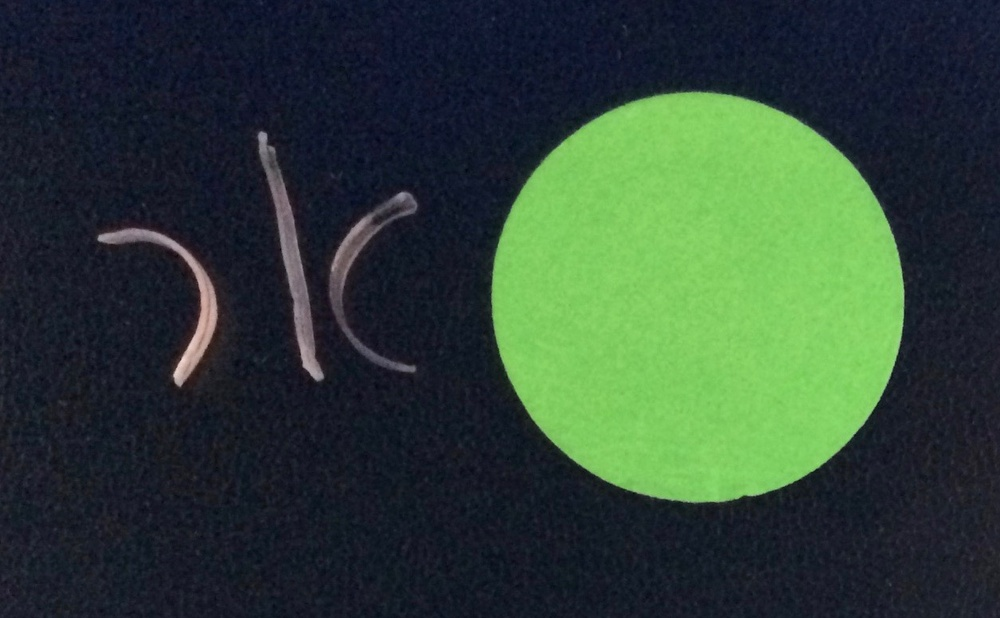
#> input picture data/small_r_05_340_2_E35_A5.jpg, 1000 x 618 px, shrunk from 1256 x 776 before the run, found by its file name
$ jupyter execute Radius_of_Curvature.ipynb   (shell and % lines are left out)   (older library calls are emulated)
#> lines starting #> are read from the running program, lines starting #| are printed output that depends on the picture; after the words box and inside, x2 and y2 are one past the last pixel; in counts of white or black regions, pixels touching at a corner belong together
# Getting Radius of Curvature from Images

[cell 1]
import cv2
import numpy as np
from matplotlib import pyplot as plt
import os
from scipy.optimize import curve_fit
from scipy      import optimize
import seaborn as sns
import pandas
from scipy import integrate
import imutils
from imutils import perspective
from imutils import contours

sns.set_context('notebook',font_scale=1.5)
sns.set_style(style='whitegrid')

[cell 2]
def extract_radius_of_curvature(image_path):
    # Load an color image in grayscale
    img = cv2.imread(image_path,0)
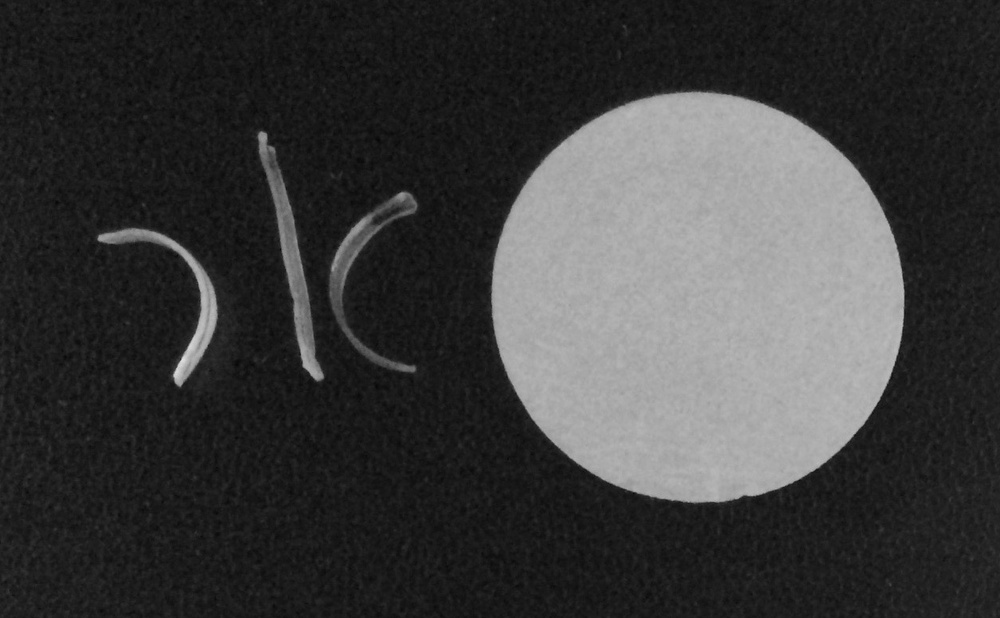
#> img: shape (618, 1000); min 5, max 228, mean 59.6
    # Blur image
    blurred = cv2.GaussianBlur(img, (5,5), 0)
    # Detect Edges
    edges = cv2.Canny(blurred,30,100)
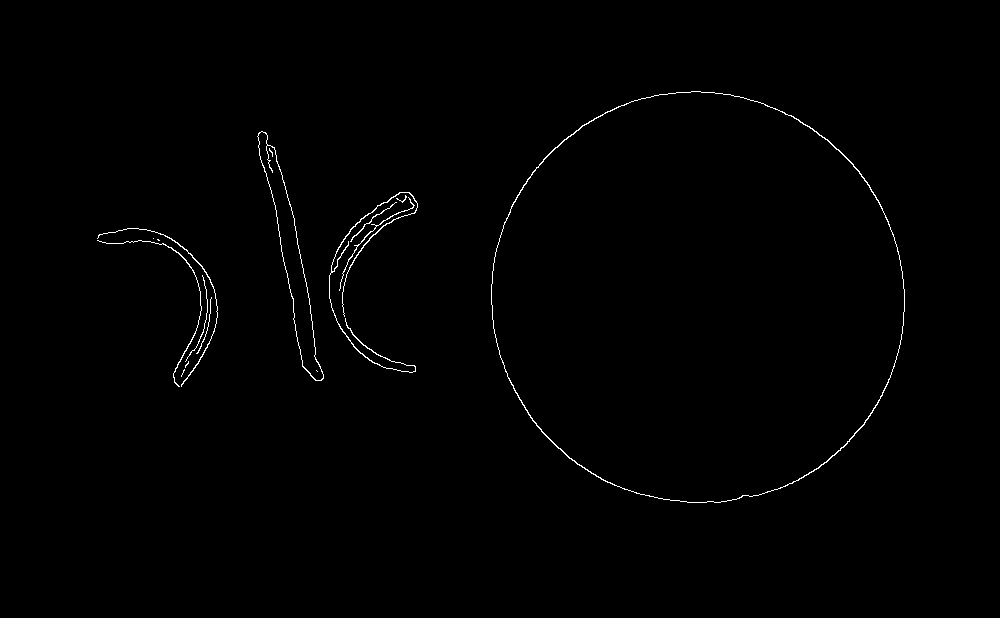
#> edges: shape (618, 1000); 0.62% white in thin lines or dots, all inside (x1, y1, x2, y2) = (97, 91, 905, 503)
    edges = cv2.dilate(edges, None, iterations=1)
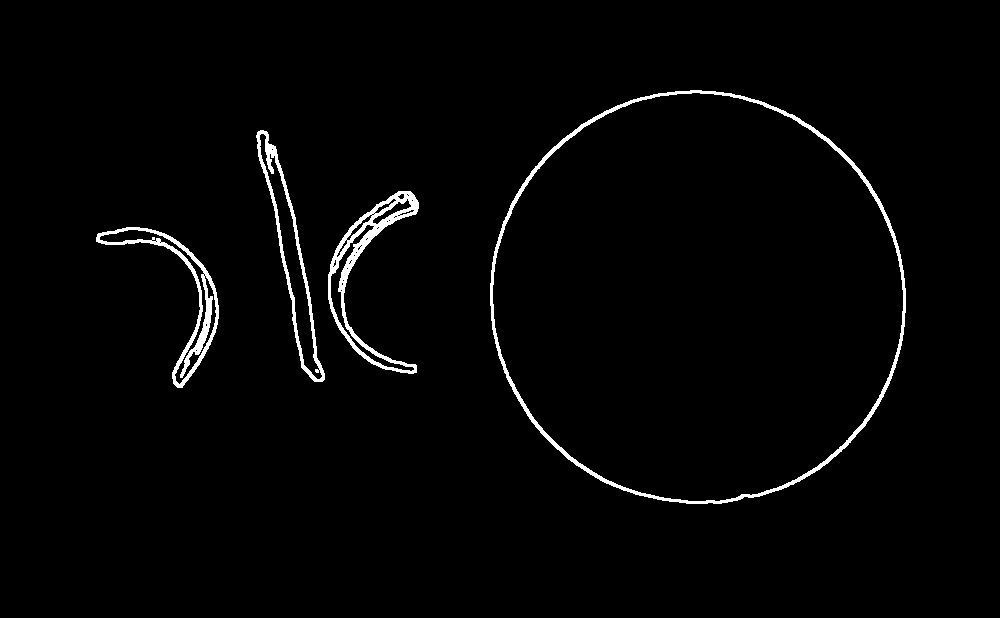
#> edges: shape (618, 1000); 2% white; 4 white regions, box (x1, y1, x2, y2) and area: (490, 90, 906, 504) 4828, (328, 191, 419, 374) 2984, (96, 227, 219, 388) 2452, (256, 130, 325, 382) 1983
    edges = cv2.erode(edges, None, iterations=1)

    # find contours in the edge map
    cnts = cv2.findContours(edges.copy(), cv2.RETR_EXTERNAL,
        cv2.CHAIN_APPROX_SIMPLE)
#> cnts = 4 contours; box (x1, y1, x2, y2) and area: (491, 91, 905, 503) 133311, (257, 131, 324, 381) 3914, (97, 228, 218, 387) 3043, (329, 192, 418, 373) 1820
    cnts = cnts[0] if imutils.is_cv2() else cnts[1]

    (cnts, _) = contours.sort_contours(cnts)

    ############################################ Plotting ###############################################################
    plt.figure(figsize=(25,7))

    plt.subplot(131)
    plt.imshow(img,cmap = 'gray')
    plt.title('Original Image'), plt.xticks([]), plt.yticks([])
    plt.subplot(132),plt.imshow(edges,cmap = 'viridis')
    plt.title('Edge Image'), plt.xticks([]), plt.yticks([])

    # makes copy of the original image
    orig = img.copy()
    plt.subplot(133),plt.imshow(orig,cmap = 'viridis')
    plt.title('Fitted Circles'), plt.xticks([]), plt.yticks([])

    ################################ loop over the contours individually####################################################
    radius_of_curvature = []
    text_x = []
    text_y = []
    for c in cnts:
        # if the contour is not sufficiently large, ignore it
        if cv2.contourArea(c) < 100:
            continue
        # gets the x and y values and makes a list of them seperately
        x = np.array(c)[:,0,0]
        y = np.array(c)[:,0,1]
        # Get the center of each contour to use as the first guest to determine the center point of the circle
        M = cv2.moments(c)
        x_m = int(M["m10"] / M["m00"])
        text_x.append(x_m-100)
        y_m = int(M["m01"] / M["m00"])
        text_y.append(y_m)
        center_estimate = x_m, y_m
        ####### DEFINE FUNCS ###########
        def calc_R(xc, yc):
            #calculate the distance of each 2D points from the center (xc, yc)
            return np.sqrt((x-xc)**2 + (y-yc)**2)

        def f_2(c):
            #calculate the algebraic distance between the data points and the mean circle centered at c=(xc, yc)
            Ri = calc_R(*c)
            return Ri - Ri.mean()
        ##################################
        # use the x,y listed above and center_estimate to fit circle to arcs
        center_2, ier = optimize.leastsq(f_2, center_estimate)
        xc_2, yc_2 = center_2
        Ri_2       = calc_R(*center_2)
        # average all the radii to get mean radius for each ar
        R_2 = Ri_2.mean()
        radius_of_curvature.append(R_2)
        # draw circle on image
        cv2.circle(orig,(int(xc_2),int(yc_2)), int(R_2), (255,0,0), 3)
#> this loop made 4 passes
#> (x_m, y_m, xc_2, yc_2, R_2) on passes 1 to 4: (180, 296, 131.5, 309.9, 77.32), (291, 258, -2184, 770.5, 2528.6), (374, 229, 417.6, 288.3, 81.57), (697, 297, 697.6, 297.6, 206)
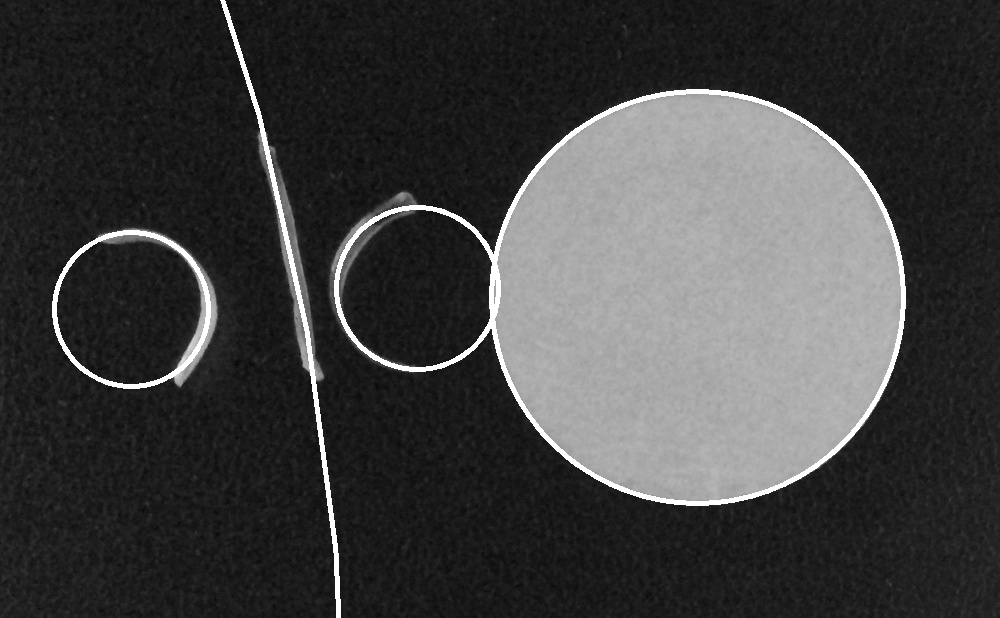
#> orig: shape (618, 1000); 2.33% of pixels changed, all inside (x1, y1, x2, y2) = (52, 0, 906, 618)
#> after the loop, radius_of_curvature = [77.32, 2528.6, 81.57, 206]; text_x = [80, 191, 274, 597]; text_y = [296, 258, 229, 297]

    # Normalize the radii by the dot size
    R_dot = 3 # mm
    R_ratio = R_dot/R_2
#> R_ratio = 0.0146
    R = []
    for r in radius_of_curvature:
        rr = r*R_ratio
        R.append(rr)
#> this loop made 4 passes
#> (r, rr) on passes 1 to 4: (77.32, 1.13), (2528.6, 36.82), (81.57, 1.19), (206, 3)
#> after the loop, R = [1.13, 36.82, 1.19, 3]
    #print(R)
    for x,y,r in zip(text_x,text_y,R):
        plt.text(x,y,'R = ' + str(round(r,2)) + 'mm',
        fontsize=16, color='white')
#> this loop made 4 passes
#> (x, y, r) on passes 1 to 4: (80, 296, 1.13), (191, 258, 36.82), (274, 229, 1.19), (597, 297, 3)

    return orig,

[cell 3]
extract_radius_of_curvature('curling_images/small_r_05_340_2_E35_A5.jpg')

$ run again, with data/IMG_6817 (1).jpg copied over data/small_r_05_340_2_E35_A5.jpg
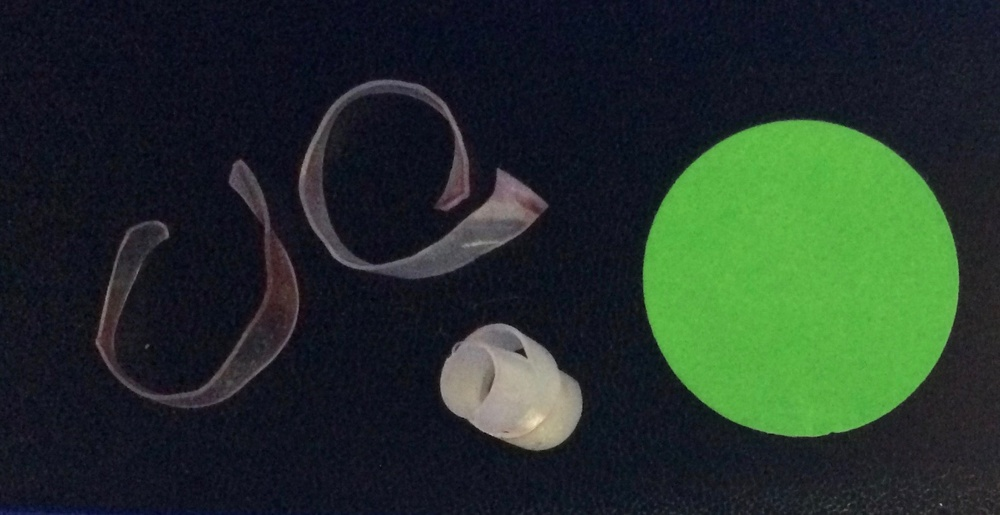
#> input picture data/IMG_6817 (1).jpg, 1000 x 515 px, shrunk from 1607 x 828 before the run, found by its file name
#> in extract_radius_of_curvature, `edges = cv2.erode(edges, None, iterations=1)`:
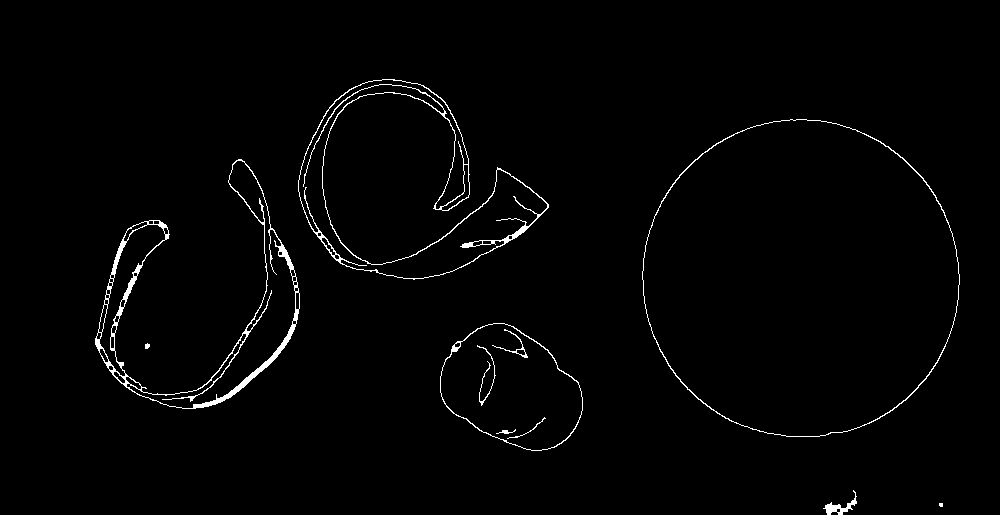
#> edges: shape (515, 1000); 1.5% white in thin lines or dots, all inside (x1, y1, x2, y2) = (95, 79, 960, 515)
#> cnts = 7 contours, 2 with area under 20; largest, box (x1, y1, x2, y2) and area: (642, 119, 960, 437) 78918, (298, 79, 549, 280) 12760, (440, 323, 583, 451) 12678, (95, 159, 300, 409) 12232, (823, 490, 857, 515) 190
#> the loop in extract_radius_of_curvature, `for c in cnts:` made 7 passes
#> (x_m, y_m, ier, xc_2, yc_2, R_2) on passes 1, 3, 4, 5, 6: (210, 304, 1, 197.9, 294.3, 96.29), (423, 198, 1, 395.2, 180.9, 90.52), (510, 388, 1, 510.9, 388, 62.8), (800, 278, 3, 800.6, 278.3, 158.5), (838, 507, 1, 837.5, 493, 17.75)
#> after the loop in extract_radius_of_curvature, `for c in cnts:`:
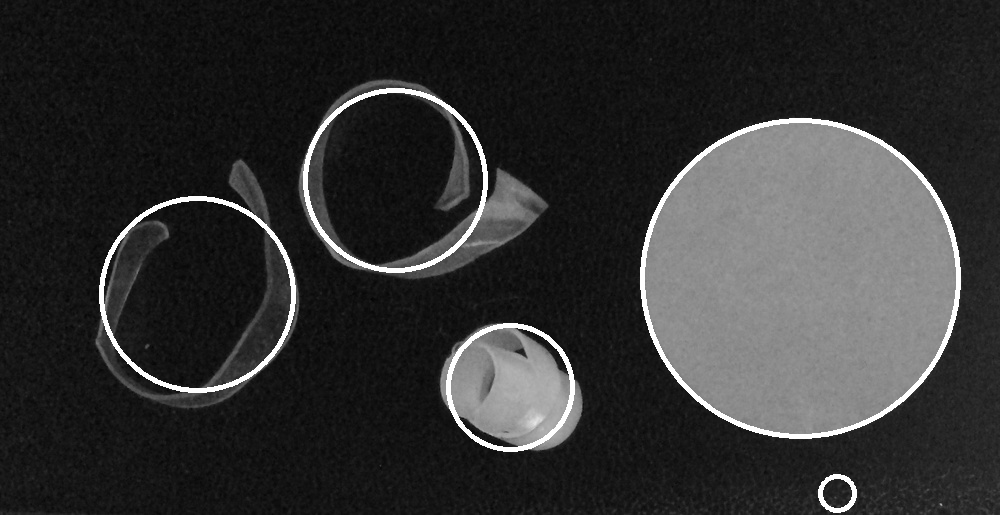
#> orig: shape (515, 1000); min 2, max 255, mean 49.9
#> after the loop in extract_radius_of_curvature, `for c in cnts:`: radius_of_curvature = [96.29, 90.52, 62.8, 158.5, 17.75]; text_x = [110, 323, 410, 700, 738]; text_y = [304, 198, 388, 278, 507]
#> R_ratio = 0.169
#> the loop in extract_radius_of_curvature, `for r in radius_of_curvature:` made 5 passes
#> (r, rr) on passes 1 to 5: (96.29, 16.27), (90.52, 15.3), (62.8, 10.61), (158.5, 26.8), (17.75, 3)
#> after the loop in extract_radius_of_curvature, `for r in radius_of_curvature:`: R = [16.27, 15.3, 10.61, 26.8, 3]
#> the loop in extract_radius_of_curvature, `for x,y,r in zip(text_x,text_y,R):` made 5 passes
#> (x, y, r) on passes 1 to 5: (110, 304, 16.27), (323, 198, 15.3), (410, 388, 10.61), (700, 278, 26.8), (738, 507, 3)
